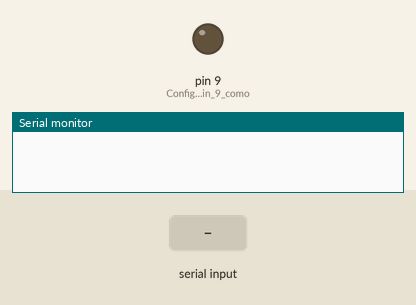
This sketch was run on a simulated Arduino Uno, built with avr-gcc and run on an emulated ATmega328P. Parts: output pins drawn as LEDs (lit = HIGH), the last lines printed to the serial monitor. The test bench sets the inputs (shaded band).

Above: at 1.2 s.
1.3 s: "1" received over Serial
At 1.8 s:
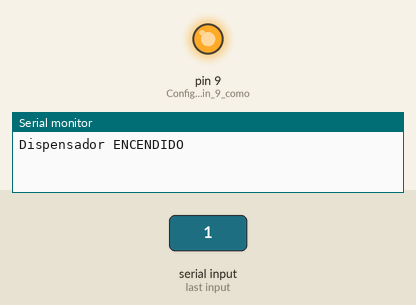
2.8 s: "0" received over Serial
At 4.2 s:
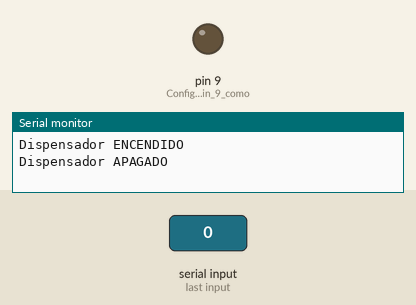
Timing chart, 0 to 5.8 s (numbered marks = the images above; inputs shaded):
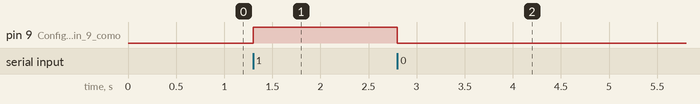

The sketch:

interruptor.ino
```cpp
void setup() {
  Serial.begin(9600);      // Iniciar comunicación serial
  pinMode(9, OUTPUT);      // Configurar el pin 9 como salida
  digitalWrite(9, LOW);    // Asegurarse de que el dispensador empiece apagado
}

void loop() {
  if (Serial.available()) {
    char dato = Serial.read();   // Leer el dato ingresado por el usuario

    if (dato == '1') {
      digitalWrite(9, HIGH);     // Encender dispensador
      Serial.println("Dispensador ENCENDIDO");
    } else if (dato == '0') {
      digitalWrite(9, LOW);      // Apagar dispensador
      Serial.println("Dispensador APAGADO");
    } else {
      Serial.println("Comando inválido. Ingrese 1 para encender o 0 para apagar.");
    }
  }
}
```

Measured:
- after the input at 1.3 s, pin 9 (Configurar_el_pin_9_como): LOW → HIGH at once
- after the input at 2.8 s, pin 9 (Configurar_el_pin_9_como): HIGH → LOW at once
